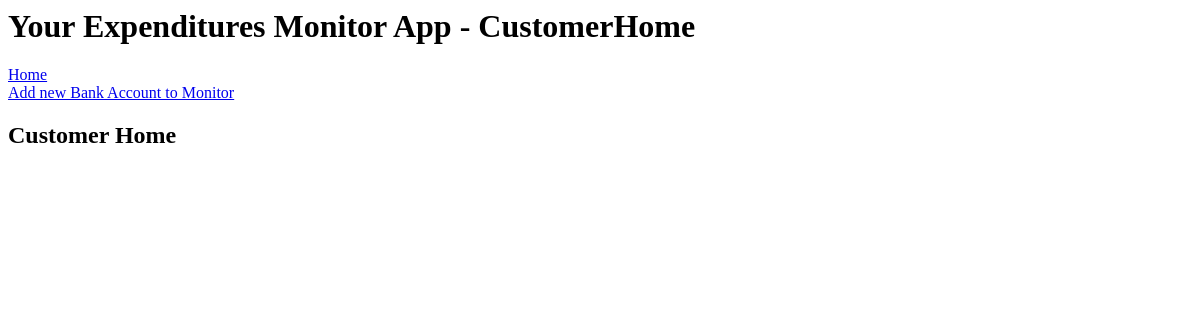
The app's page /customer_home, older data.
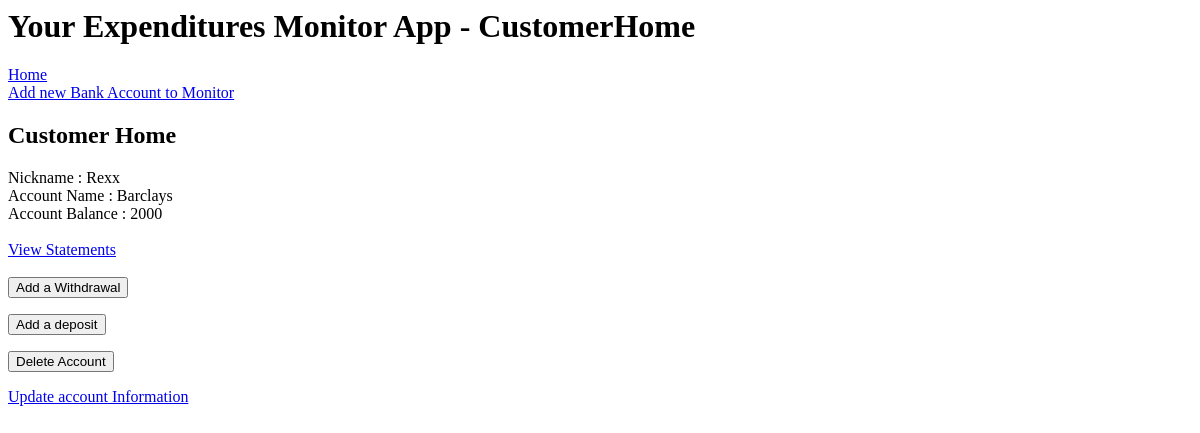
The same page, newer data.
### application/models.py (models this page shows)
class Accounts(db.Model):
    id = db.Column(db.Integer, primary_key=True)
    balance = db.Column(db.Integer)
    account_name = db.Column(db.String(30), nullable=False)
    cust_name = db.Column(db.String(30), nullable=False)
    transactions = db.relationship('Transaction', backref='accounts' , lazy='dynamic')

### application/routes.py (the view)
@app.route('/customer_home')
def customer_home():
    all_accounts = Accounts.query.all()
    account_string = ""
    return render_template("customer_home.html", title="CustomerHome", all_accounts=all_accounts)

### application/templates/customer_home.html
{% extends "layout.html" %}
{% block body %}
<h2>Customer Home</h2>
{% for account in all_accounts %}
        Nickname : {{ account.cust_name }}
        <br>
        Account Name : {{ account.account_name }}
        <br>
        Account Balance : {{ account.balance }}
        <br>
        <br>
        <a href="{{ url_for('statements', id=account.id) }}">View Statements</a>
        <br>
        <br>
        <form action="{{ url_for('withdraw', account_id=account.id) }}">
            <input type=submit value="Add a Withdrawal">
        </form>
        <form action="{{ url_for('deposit', account_id=account.id) }}">
            <input type=submit value="Add a deposit">
        </form>
	    <form action="{{ url_for('delete', id=account.id) }}">
		    <input type=submit value="Delete Account">
	    </form>
            <a href="{{ url_for('update', id=account.id) }}">Update account Information</a>
        <br><br><br><br><br>
{% endfor %}
{% endblock body %}

Row changes from the older to the newer data that the page shows:
added Accounts: cust_name "Rexx", account_name "Barclays", balance "2000"
